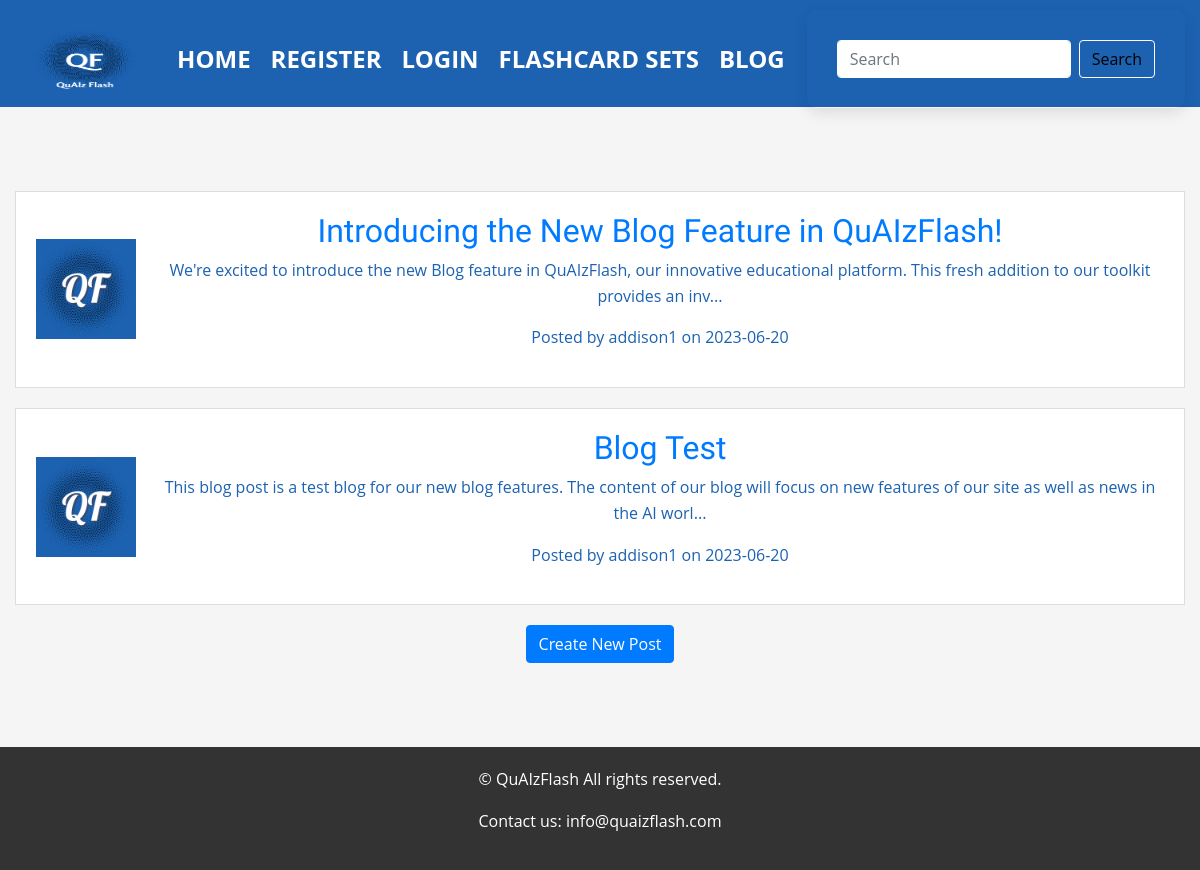
Page /blog on the committed database.
### models.py (models this page shows, shortened)
class BlogPost(db.Model):
    id = db.Column(db.Integer, primary_key=True)
    title = db.Column(db.String(100), nullable=False)
    content = db.Column(db.Text, nullable=False)
    date_posted = db.Column(db.DateTime, nullable=False, default=datetime.utcnow)
    user_id = db.Column(db.Integer, db.ForeignKey('user.id'), nullable=False)
    comments = db.relationship('Comment', backref='post', lazy=True)

class User(db.Model, UserMixin):
    id = db.Column(db.Integer, primary_key=True)
    username = db.Column(db.String(50), nullable=False, unique=True)
    email = db.Column(db.String(50), nullable=False, unique=True)
    password_hash = db.Column(db.String(250), nullable=False)
    flashcards = db.relationship('Flashcard', backref='user', lazy=True)
    flashcard_sets = db.relationship('FlashcardSet', backref='author', lazy=True)
    posts = db.relationship('BlogPost', backref='author', lazy=True)  # Relation to BlogPost
    comments = db.relationship('Comment', backref='author', lazy=True)  # Relation to Comment

### app.py (the view)
@app.route('/blog')
def blog():
    posts = BlogPost.query.order_by(BlogPost.date_posted.desc()).all()
    return render_template('blog.html', posts=posts, search_form=SearchSetsForm())

### forms.py
class SearchSetsForm(FlaskForm):
    search_query = StringField('Search Query', validators=[DataRequired()])
    submit = SubmitField('Search')

### templates/blog.html
{% extends "base.html" %}
{% block content %}
    {% for post in posts %}
        <div style="display: flex; align-items: center; margin-bottom: 20px; border: 1px solid #ddd; padding: 20px; background-color: #fff;">
            <div style="margin-right: 20px;">
                <img src="{{ url_for('static', filename='qflogo.png') }}" alt="Your logo" style="width: 100px;">
            </div>
            <div style="flex: 1;">
                <h2><a href="{{ url_for('post', post_id=post.id) }}">{{ post.title }}</a></h2>
                <p>{{ post.content[:150] }}...</p>
                <p>Posted by {{ post.author.username }} on {{ post.date_posted.strftime('%Y-%m-%d') }}</p>
            </div>
        </div>
    {% endfor %}
    <a href="{{ url_for('create_post') }}" class="btn btn-primary">Create New Post</a>
{% endblock content %}

### templates/base.html (shortened to what this page needs)
<html lang="en">
<head>
   <link rel="stylesheet" href="https://cdn.jsdelivr.net/npm/bootstrap@4.6.0/dist/css/bootstrap.min.css">
   <link rel="stylesheet" href="{{ url_for('static', filename='style.css') }}">
</head>
<body>
   <header class="main-header">
       <div class="container">
           <nav class="nav">
               <a href="{{ url_for('index') }}" class="brand">
                   <img src="{{ url_for('static', filename='quaizflashlogo.png') }}" alt="QuAIzFlash Logo" style="height: 70px; width: 120px;">
               </a>
               <ul class="nav-list">
                {% if session.logged_in %}
                    {% include '_nav_logged_in.html' %}
                {% else %}
                    {% include '_nav_logged_out.html' %}
                {% endif %}
            </ul>
               <form class="form-inline my-2 my-lg-0 search-form-container" method="POST" action="{{ url_for('search_sets') }}">
                   <input class="form-control mr-sm-2 search-input" type="search" placeholder="Search" aria-label="Search" name="search_query" id="search_query" required>
                   <button class="btn btn-outline-success my-2 my-sm-0" type="submit">Search</button>
               </form>
           </nav>
       </div>
   </header>
   <section class="content">
       <div class="container">
           {% block content %}{% endblock %}
       </div>
   </section>
   <footer class="main-footer">
       <div class="container">
           <p>&copy; {{ year }} QuAIzFlash All rights reserved.</p>
           <p>Contact us: <a href="mailto:info@quaizflash.com">info@quaizflash.com</a></p>
       </div>
   </footer>
</body>
</html>

### templates/_nav_logged_out.html
<li><a href="{{ url_for('home') }}">Home</a></li>
<li><a href="{{ url_for('register') }}">Register</a></li>
<li><a href="{{ url_for('login') }}">Login</a></li>
<li><a href="{{ url_for('public_sets') }}">Flashcard Sets</a></li>
<li><a href="{{ url_for('blog') }}">Blog</a></li>

### static/style.css (style rules this page uses)
body { font-family: 'Roboto', sans-serif; line-height: 1.6; color: #1c62b1; margin: 0; padding: 0; background-color: #f5f5f5; }
h1, h2, h3, h4, h5, h6 { font-family: 'Raleway', sans-serif; }
.container { max-width: 1200px; margin: 0 auto; padding: 0 15px; text-align: center; }
.main-header { background-color: #1c62b1; height: 107px; padding-top: 10px; display: flex; justify-content: space-between; align-items: center; }
.main-header a { color: #fff; text-decoration: none; text-transform: uppercase; font-size: 24px; font-weight: bold; margin: 0 10px; }
.main-footer { background-color: #333; color: #fff; text-align: center; padding: 20px 0; }
.main-footer a { color: #fff; text-decoration: none; }
form { background-color: #fff; padding: 30px; border-radius: 10px; box-shadow: 0 5px 15px rgba(0, 0, 0, 0.1); }
.content { display: flex; justify-content: center; align-items: center; min-height: calc(100vh - 160px); }
.nav { display: flex; justify-content: space-between; align-items: center; height: 100%; }
.nav-list { display: flex; list-style-type: none; padding: 0; margin: 0; }
.main-header { position: relative; }
.nav { background-color: #1c62b1; }
.search-form-container { background-color: transparent; }
.search-input { background-color: #fff; border-color: #fff; }
.btn-outline-success { border-color: #fff; color: #020202; }
.nav-list li { display: inline-block; }
body { font-family: 'Open Sans', sans-serif; }

### rows in the picture
BlogPost: title "Introducing the New Blog Feature in QuAIzFlash!", content "We're excited to introduce the new Blog feature in QuAIzFlash, our innovative educational platform. This fresh addition to our toolkit provides an inv", author.username "addison1", date_posted "2023-06-20"
BlogPost: title "Blog Test", content "This blog post is a test blog for our new blog features. The content of our blog will focus on new features of our site as well as news in the AI worl", author.username "addison1", date_posted "2023-06-20"
